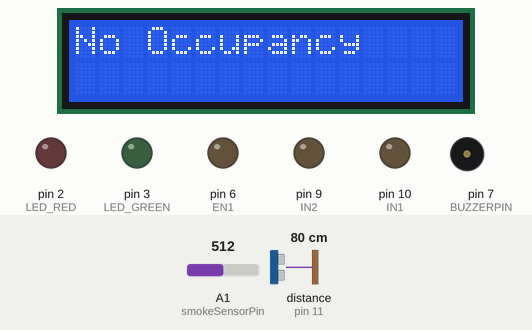
Recording of a sketch running on a simulated Arduino Uno, built with avr-gcc and run on an emulated ATmega328P. Parts: 16×2 character LCD, output pins drawn as LEDs (lit = HIGH), buzzer (waves = sounding). Wiring (inferred from the names in the program): ultrasonic range finder: trigger pin 12; echo pin 11. Inputs (shaded band) come from the test bench; at power-on: distance to the obstacle (sensor on pin 11) 80 cm, A1 (smokeSensorPin) = 512. The echo pulse lasts 58.3 µs per cm; pins used as bus, display or sensor lines are not drawn; what the sketch prints to the serial monitor is not drawn.

Above: at 3.2 s.
3.3 s: distance to the obstacle (sensor on pin 11) set to 55 cm
6.0 s: distance to the obstacle (sensor on pin 11) set to 48 cm
At 6.7 s:
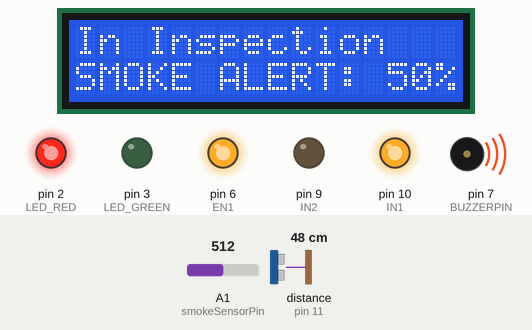
8.7 s: A1 (smokeSensorPin) set to 419
At 11.1 s:
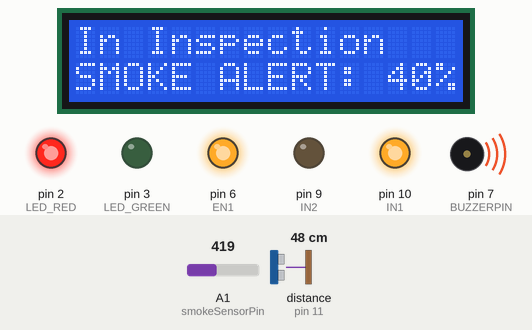
11.7 s: A1 (smokeSensorPin) set to 392
At 12.5 s:
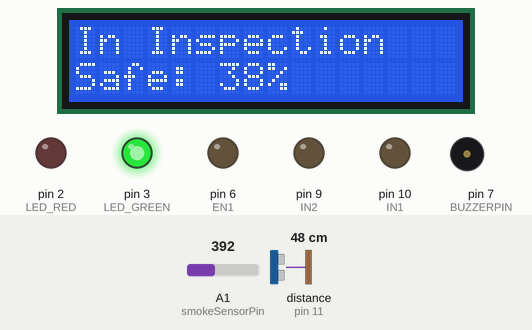
14.4 s: A1 (smokeSensorPin) set to 511
At 16.8 s:
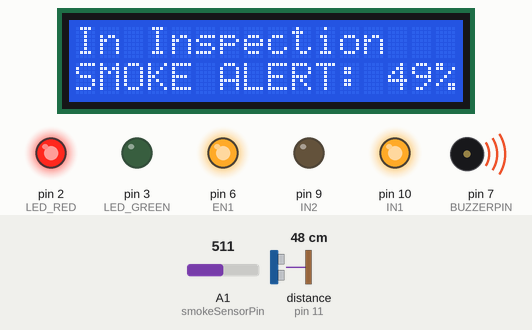
17.8 s: distance to the obstacle (sensor on pin 11) set to 60 cm
At 19.0 s:
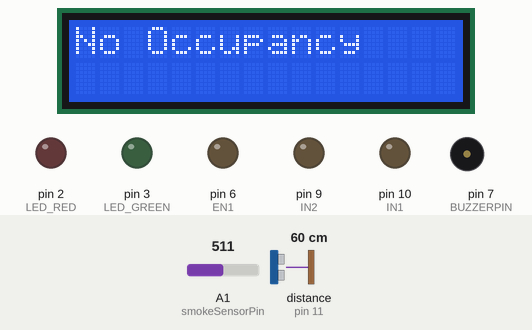
Timing chart, 0 to 20.8 s (numbered marks = the images above; inputs shaded):
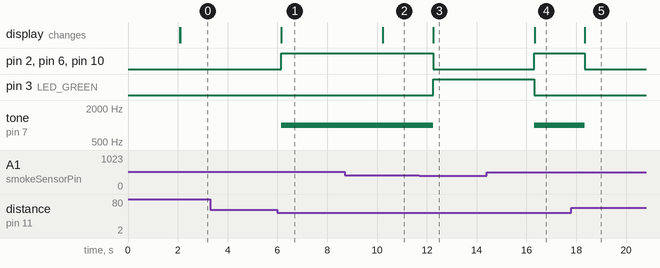

The sketch:

Code_Station_2.ino
```cpp
#include <Wire.h>
#include <LiquidCrystal_I2C.h>

// ------------------- SENSOR DEFINITIONS -------------------
#define LED_RED 2
#define LED_GREEN 3
#define TRIG 12
#define ECHO 11
const int smokeSensorPin = A1; // POT-HG connected here
#define BUZZERPIN 7

#define EN1 6
#define IN1 10
#define IN2 9

// ------------------- OBJECT DECLARATIONS -------------------
// For Proteus PCF8574 simulation, use address 0x20
LiquidCrystal_I2C lcd(0x20, 16, 2);

// ------------------- VARIABLES -------------------
float distance;
int occupancy = 0;
int fanState = 0;
int smokeValue = 0;    // To store raw ADC reading (0-1023)
int smokePercent = 0;  // To store converted percentage (0-100)

// ------------------- ULTRASONIC FUNCTION -------------------
float getDistance() {
  digitalWrite(TRIG, LOW);
  delayMicroseconds(2);
  digitalWrite(TRIG, HIGH);
  delayMicroseconds(10);
  digitalWrite(TRIG, LOW);
  float duration = pulseIn(ECHO, HIGH);
  return (duration * 0.0343) / 2;
}

// ------------------- SETUP -------------------
void setup() {
  pinMode(TRIG, OUTPUT);
  pinMode(ECHO, INPUT);
  pinMode(LED_RED, OUTPUT);
  pinMode(LED_GREEN, OUTPUT);
  pinMode(IN1, OUTPUT);
  pinMode(IN2, OUTPUT);
  pinMode(EN1, OUTPUT);
  pinMode(BUZZERPIN, OUTPUT);
  pinMode(smokeSensorPin, INPUT);

  Serial.begin(9600);
  lcd.init();
  lcd.backlight();

  lcd.setCursor(0, 0);
  lcd.print("Inspection Monitor");
  delay(2000);
  lcd.clear();
}

// ------------------- LOOP -------------------
void loop() {
  // 1. Read Sensors
  distance = getDistance();
  smokeValue = analogRead(smokeSensorPin); // Read the pin, not a variable

  // 2. Convert raw data to percentage
  smokePercent = map(smokeValue, 0, 1023, 0, 100);

  lcd.clear();

  // ------------------- LOGIC: OCCUPANCY -------------------
  if (distance >= 50) {
    occupancy = 0;
    digitalWrite(LED_RED, LOW);
    digitalWrite(LED_GREEN, LOW);
    noTone(BUZZERPIN);

    fanState = 0;
    digitalWrite(EN1, LOW);
    digitalWrite(IN1, LOW);
    digitalWrite(IN2, LOW);

    lcd.setCursor(0, 0);
    lcd.print("No Occupancy");

  } else {
    occupancy = 1;
    lcd.setCursor(0, 0);
    lcd.print("In Inspection");

    // --- R2: Smoke Detection Alert ---
    // Threshold set to 40% (adjust as needed for POT-HG)
    if (smokePercent >= 40) {
      digitalWrite(LED_RED, HIGH);
      digitalWrite(LED_GREEN, LOW);
      tone(BUZZERPIN, 1000);

      fanState = 1;
      digitalWrite(EN1, HIGH);
      digitalWrite(IN1, HIGH); // Max speed
      digitalWrite(IN2, LOW);

      lcd.setCursor(0, 1);
      lcd.print("SMOKE ALERT: ");
      lcd.print(smokePercent);
      lcd.print("%");
    }
    else {
      digitalWrite(LED_RED, LOW);
      digitalWrite(LED_GREEN, HIGH);
      noTone(BUZZERPIN);

      fanState = 0;
      digitalWrite(EN1, LOW);
      digitalWrite(IN1, LOW);
      digitalWrite(IN2, LOW);

      lcd.setCursor(0, 1);
      lcd.print("Safe: ");
      lcd.print(smokePercent);
      lcd.print("%");
    }
  }

  // ------------------- CSV FORMAT -------------------
  unsigned long timestamp = millis() / 1000;
  String csvData =
    String(timestamp) + "," +
    String(occupancy) + "," +
    String(distance, 2) + "," +
    String(smokePercent) + "," +
    String(fanState);

  Serial.println(csvData);

  delay(2000); // 2-second update for Proteus stability
}
```

Measured:
- the behaviour switches between 51 and 50 cm on distance to the obstacle (sensor on pin 11) (found by bisection; images 0 and 1)
- the behaviour switches between 410 and 409 on A1 (smokeSensorPin) (found by bisection; images 2 and 3)
- after the input at 3.3 s, every drawn part: stays the same
- after the input at 6.0 s, pin 2 (LED_RED), pin 6 (EN1), pin 10 (IN1): LOW → HIGH after 0.14 s; tone on pin 7 (BUZZERPIN): silent → 1000 Hz after 0.14 s; the display: changes after 0.16 s (image 1)
- after the input at 8.7 s, the display: changes after 1.5 s (image 2)
- after the input at 11.7 s, pin 2 (LED_RED), pin 6 (EN1), pin 10 (IN1): HIGH → LOW after 0.55 s; pin 3 (LED_GREEN): LOW → HIGH after 0.55 s; tone on pin 7 (BUZZERPIN): 1000 Hz → silent after 0.55 s; the display: changes after 0.56 s (image 3)
- after the input at 14.4 s, pin 2 (LED_RED), pin 6 (EN1), pin 10 (IN1): LOW → HIGH after 1.9 s; pin 3 (LED_GREEN): HIGH → LOW after 1.9 s; tone on pin 7 (BUZZERPIN): silent → 1000 Hz after 1.9 s; the display: changes after 1.9 s (image 4)
- after the input at 17.8 s, pin 2 (LED_RED), pin 6 (EN1), pin 10 (IN1): HIGH → LOW after 0.53 s; tone on pin 7 (BUZZERPIN): 1000 Hz → silent after 0.53 s; the display: changes after 0.55 s (image 5)
